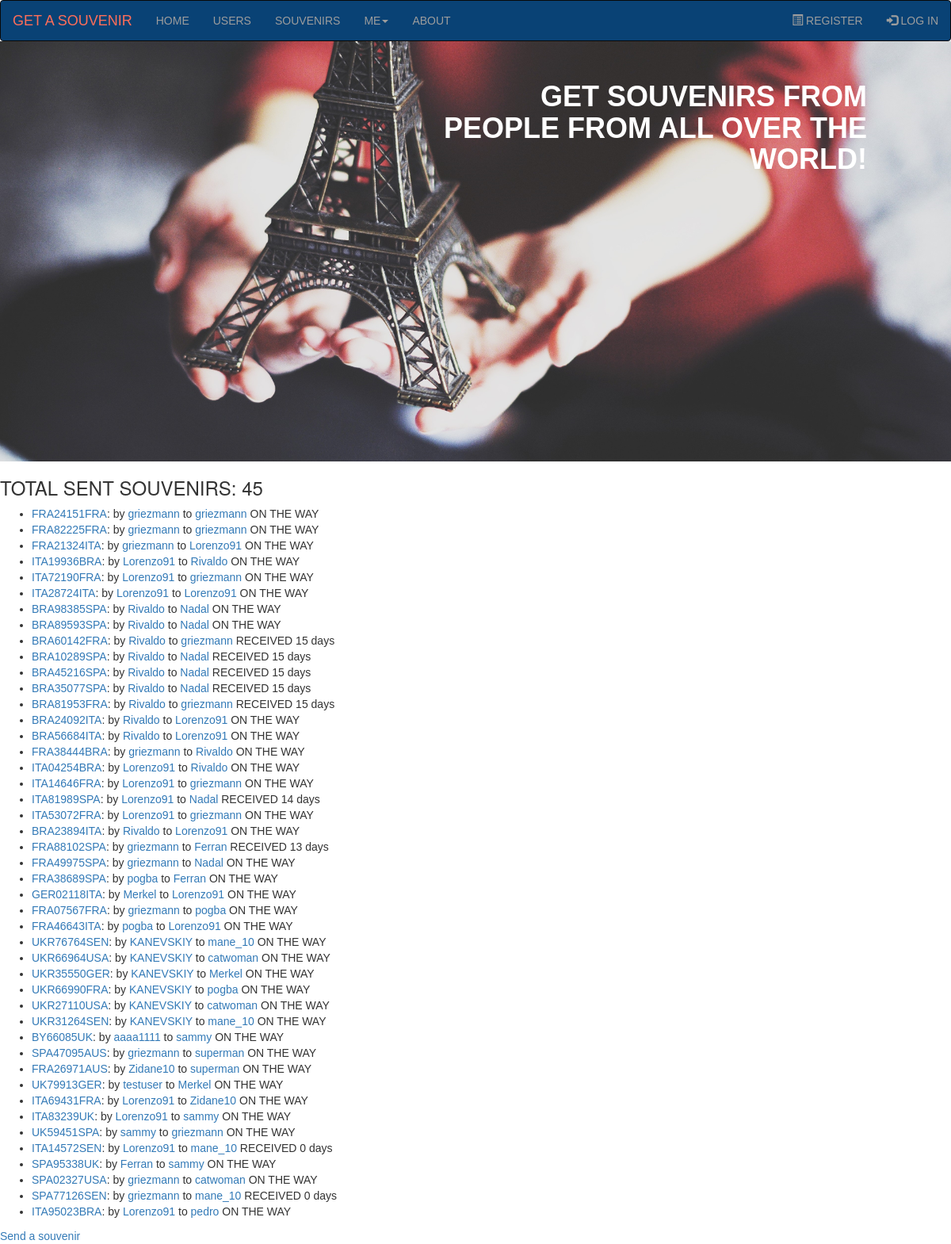
The app's page /souvenirs/ with its own data.
### souvenirs_app/models.py (models this page shows, shortened)
class Souvenir(models.Model):
    souvenir_id = models.AutoField(primary_key=True)
    slug = models.SlugField(max_length=30, verbose_name='URL')
    send_user = models.ForeignKey(UserInfo, on_delete=models.PROTECT, related_name='send_user')
    send_date = models.DateField(auto_now_add=True)
    receive_user = models.ForeignKey(UserInfo, on_delete=models.PROTECT, related_name='receive_user')
    receive_date = models.DateField(null=True, blank=True)
    send_user_img = models.ImageField(upload_to='send/', default='no-photo.png', null=True, blank=True)
    receive_user_img = models.ImageField(upload_to='receive/', default='no-photo.png', null=True, blank=True)
    send_user_message = models.TextField(max_length=500, null=True, blank=True)
    receive_user_message = models.TextField(max_length=500, null=True, blank=True)
    STATUS_CHOICES = [
        ('ON THE WAY', 'On the way'),
        ('RECEIVED', 'Received'),
    ]
    status = models.CharField(max_length=10, choices=STATUS_CHOICES, default='ON THE WAY')
    def get_absolute_url(self):
        return reverse('souvenirs_app:souvenir', kwargs={'souvenir_slug': self.slug})
    def on_the_way(self):
        return f'{(self.receive_date - self.send_date).days} days'
    class Meta:
        verbose_name = 'Souvenir'
        verbose_name_plural = 'Souvenirs'

class UserInfo(models.Model):
    username = models.OneToOneField(User, on_delete=models.PROTECT, primary_key=True)
    slug = models.SlugField(max_length=30, verbose_name='URL')
    avatar = models.ImageField(upload_to='avatars/', default='no-avatar.jpg', null=True, blank=True)
    sex = models.CharField(max_length=6, choices=(('MALE', 'male'), ('FEMALE', 'female')))
    date_of_birthday = models.DateField(null=True, blank=True)
    country = models.ForeignKey(Country, on_delete=models.PROTECT, related_name='userinfo', unique=False)
    city = models.CharField(max_length=30)
    address = models.TextField(max_length=200)
    about = models.TextField(max_length=500, null=True, blank=True)
    def __str__(self):
        return str(self.username)
    def get_absolute_url(self):
        return reverse('souvenirs_app:user_info', kwargs={'user_info_slug': self.slug})
    class Meta:
        verbose_name = 'User_information'
        verbose_name_plural = 'User_informations'

### souvenirs_app/views.py (the view)
# urls.py: path('souvenirs/', views.SouvenirsView.as_view(), name='souvenirs'),
class SouvenirsView(ListView):
    model = Souvenir
    template_name = 'souvenirs_app/souvenirs.html'
    context_object_name = 'souvenirs'

### souvenirs_app/templates/souvenirs_app/souvenirs.html
{% extends 'souvenirs_app/base.html' %}
{% block content %}
    <h3>TOTAL SENT SOUVENIRS: {{ souvenirs.count }}</h3>
    <ul>
        {% for souvenir in souvenirs %}
            <li><a href="{{ souvenir.get_absolute_url }}">{{ souvenir.slug }}</a>:
                by
                <a href="{{ souvenir.send_user.get_absolute_url }}">{{ souvenir.send_user }}</a>
                to
                <a href="{{ souvenir.receive_user.get_absolute_url }}">{{ souvenir.receive_user }}</a>
                {{ souvenir.status }}
                {% if souvenir.status == 'RECEIVED' %}
                    {{ souvenir.on_the_way }}
                {% endif %}
        {% empty %}
            <li>No souvenirs have been sent yet</li>
        {% endfor %}
    </ul>
    <a href="{% url 'souvenirs_app:create_souvenir' %}">Send a souvenir</a>
{% endblock content %}

### static/base.css (style rules this page uses)
* { margin: 0; box-sizing: border-box; font-style: normal; font-family: 'Trebuchet MS', 'Lucida Sans Unicode', 'Lucida Grande', 'Lucida Sans', Arial, sans-serif; }

### records on screen
Souvenir: slug "FRA24151FRA", send_user "griezmann", receive_user "griezmann", status "ON THE WAY"
Souvenir: slug "FRA82225FRA", send_user "griezmann", receive_user "griezmann", status "ON THE WAY"
Souvenir: slug "FRA21324ITA", send_user "griezmann", receive_user "Lorenzo91", status "ON THE WAY"
Souvenir: slug "ITA19936BRA", send_user "Lorenzo91", receive_user "Rivaldo", status "ON THE WAY"
Souvenir: slug "ITA72190FRA", send_user "Lorenzo91", receive_user "griezmann", status "ON THE WAY"
Souvenir: slug "ITA28724ITA", send_user "Lorenzo91", receive_user "Lorenzo91", status "ON THE WAY"
Souvenir: slug "BRA98385SPA", send_user "Rivaldo", receive_user "Nadal", status "ON THE WAY"
Souvenir: slug "BRA89593SPA", send_user "Rivaldo", receive_user "Nadal", status "ON THE WAY"
Souvenir: slug "BRA60142FRA", send_user "Rivaldo", receive_user "griezmann", status "RECEIVED", on_the_way "15 days"
Souvenir: slug "BRA10289SPA", send_user "Rivaldo", receive_user "Nadal", status "RECEIVED", on_the_way "15 days"
Souvenir: slug "BRA45216SPA", send_user "Rivaldo", receive_user "Nadal", status "RECEIVED", on_the_way "15 days"
Souvenir: slug "BRA35077SPA", send_user "Rivaldo", receive_user "Nadal", status "RECEIVED", on_the_way "15 days"
Souvenir: slug "BRA81953FRA", send_user "Rivaldo", receive_user "griezmann", status "RECEIVED", on_the_way "15 days"
Souvenir: slug "BRA24092ITA", send_user "Rivaldo", receive_user "Lorenzo91", status "ON THE WAY"
Souvenir: slug "BRA56684ITA", send_user "Rivaldo", receive_user "Lorenzo91", status "ON THE WAY"
Souvenir: slug "FRA38444BRA", send_user "griezmann", receive_user "Rivaldo", status "ON THE WAY"
Souvenir: slug "ITA04254BRA", send_user "Lorenzo91", receive_user "Rivaldo", status "ON THE WAY"
Souvenir: slug "ITA14646FRA", send_user "Lorenzo91", receive_user "griezmann", status "ON THE WAY"
Souvenir: slug "ITA81989SPA", send_user "Lorenzo91", receive_user "Nadal", status "RECEIVED", on_the_way "14 days"
Souvenir: slug "ITA53072FRA", send_user "Lorenzo91", receive_user "griezmann", status "ON THE WAY"
Souvenir: slug "BRA23894ITA", send_user "Rivaldo", receive_user "Lorenzo91", status "ON THE WAY"
Souvenir: slug "FRA88102SPA", send_user "griezmann", receive_user "Ferran", status "RECEIVED", on_the_way "13 days"
Souvenir: slug "FRA49975SPA", send_user "griezmann", receive_user "Nadal", status "ON THE WAY"
Souvenir: slug "FRA38689SPA", send_user "pogba", receive_user "Ferran", status "ON THE WAY"
Souvenir: slug "GER02118ITA", send_user "Merkel", receive_user "Lorenzo91", status "ON THE WAY"
Souvenir: slug "FRA07567FRA", send_user "griezmann", receive_user "pogba", status "ON THE WAY"
Souvenir: slug "FRA46643ITA", send_user "pogba", receive_user "Lorenzo91", status "ON THE WAY"
Souvenir: slug "UKR76764SEN", send_user "KANEVSKIY", receive_user "mane_10", status "ON THE WAY"
Souvenir: slug "UKR66964USA", send_user "KANEVSKIY", receive_user "catwoman", status "ON THE WAY"
Souvenir: slug "UKR35550GER", send_user "KANEVSKIY", receive_user "Merkel", status "ON THE WAY"
Souvenir: slug "UKR66990FRA", send_user "KANEVSKIY", receive_user "pogba", status "ON THE WAY"
Souvenir: slug "UKR27110USA", send_user "KANEVSKIY", receive_user "catwoman", status "ON THE WAY"
Souvenir: slug "UKR31264SEN", send_user "KANEVSKIY", receive_user "mane_10", status "ON THE WAY"
Souvenir: slug "BY66085UK", send_user "aaaa1111", receive_user "sammy", status "ON THE WAY"
Souvenir: slug "SPA47095AUS", send_user "griezmann", receive_user "superman", status "ON THE WAY"
Souvenir: slug "FRA26971AUS", send_user "Zidane10", receive_user "superman", status "ON THE WAY"
Souvenir: slug "UK79913GER", send_user "testuser", receive_user "Merkel", status "ON THE WAY"
Souvenir: slug "ITA69431FRA", send_user "Lorenzo91", receive_user "Zidane10", status "ON THE WAY"
Souvenir: slug "ITA83239UK", send_user "Lorenzo91", receive_user "sammy", status "ON THE WAY"
Souvenir: slug "UK59451SPA", send_user "sammy", receive_user "griezmann", status "ON THE WAY"
Souvenir: slug "ITA14572SEN", send_user "Lorenzo91", receive_user "mane_10", status "RECEIVED", on_the_way "0 days"
Souvenir: slug "SPA95338UK", send_user "Ferran", receive_user "sammy", status "ON THE WAY"
Souvenir: slug "SPA02327USA", send_user "griezmann", receive_user "catwoman", status "ON THE WAY"
Souvenir: slug "SPA77126SEN", send_user "griezmann", receive_user "mane_10", status "RECEIVED", on_the_way "0 days"
Souvenir: slug "ITA95023BRA", send_user "Lorenzo91", receive_user "pedro", status "ON THE WAY"

### other values on screen
{{ souvenirs.count }} "45"
